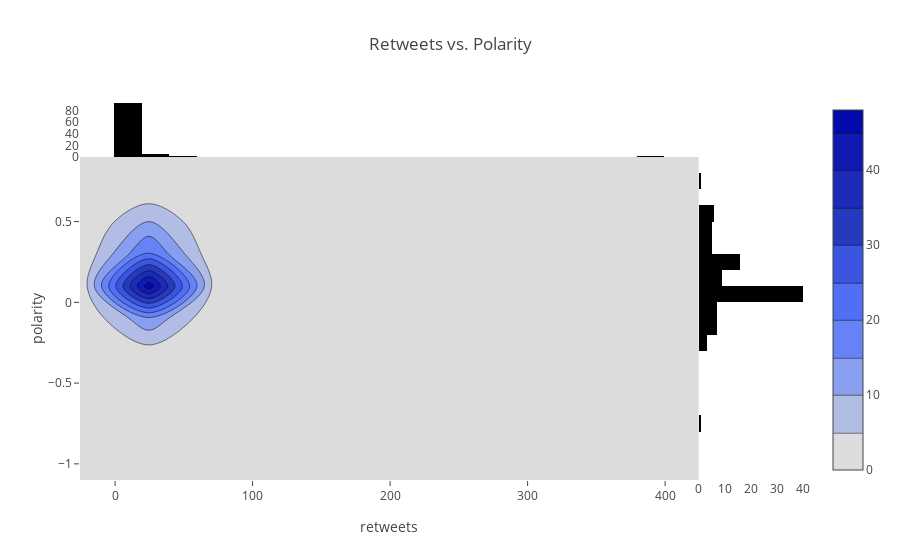

The code cell stored with this chart in its notebook:
### Markdown cell above
#### Correlation Between these Distributions (Using 2d Contour Plots)

### Code cell
fig = TwtrConvo.plots.create_contour(tweet_df)
iplot(fig)

### Figure 1 — Plotly figure (JSON) as saved in the notebook; plotly's stock layout.template omitted (floating-point values rounded to 4 significant figures)
{"data": [{"colorscale": "Blues", "reversescale": true, "type": "histogram2dcontour", "uid": "74152116-def8-451e-9146-861be46d09aa", "x": [31, 8, 15, 7, 14, 6, 4, 16, 5, 4, 11, 7, 6, 3, 7, 5, 3, 2, 8, 31, 6, 7, 2, 4, 51, 4, 4, 6, 18, 10, 6, 7, 1, 1, 4, 6, 2, 4, 1, 3, 2, 1, 31, 26, 3, 2, 3, 2, 9, 2, 3, 1, 1, 7, 1, 3, 1, 2, 8, 2, 2, 3, 1, 1, 3, 3, 4, 2, 383, 1, 2, 1, 2, 6, 1, 1, 1, 9, 3, 37, 1, 1, 3, 2, 2, 2, 1, 1, 1, 1, 3, 0, 1, 3, 8, 1, 1, 1, 1, 2], "xaxis": "x", "y": [0.15, 0.4653, 0, 0, -0.16, 0.2, 0.06667, 0.25, 0.3, 0.5, 0.1093, 0.35, -0.1604, 0, 0, 0.1306, 0, 0.2333, 0.1, 0.1833, 0, 0.2339, -0.2125, -0.0625, 0.00873, 0.085, 0.2143, 0, 0.2, 0.5, 0.08889, 0.475, 0, 0, -0.1275, 0.075, 0.3, 0.2375, 0, 0, 0, 0.0375, -0.075, -0.15, 0, 0, -0.3, 0, -0.1, 0.4143, -0.2, 0.5, 0.4333, -0.25, 0.5, 0.5083, 0.325, 0.125, 0.03929, 0.125, 0.2, 0, 0.2143, 0, 0, 0, -0.1, 0.2778, 0.4875, 0.2143, 0.25, 0, 0, 0, 0.3333, 0.5, 0.06667, 0.15, 0.075, -0.2, 0.06583, 0, 0, 0.05, 0.2121, 0, 0.2, -0.1, -0.05, 0, 0, 0.275, 0.1167, -0.05, -0.8, 0.2, -0.1607, 0.7, 0, 0], "yaxis": "y"}, {"marker": {"color": "rgba(0,0,0,1)"}, "type": "histogram", "uid": "1ee2a4e9-1b9d-45d2-a39b-43ccd57e02e4", "xaxis": "x2", "y": [0.15, 0.4653, 0, 0, -0.16, 0.2, 0.06667, 0.25, 0.3, 0.5, 0.1093, 0.35, -0.1604, 0, 0, 0.1306, 0, 0.2333, 0.1, 0.1833, 0, 0.2339, -0.2125, -0.0625, 0.00873, 0.085, 0.2143, 0, 0.2, 0.5, 0.08889, 0.475, 0, 0, -0.1275, 0.075, 0.3, 0.2375, 0, 0, 0, 0.0375, -0.075, -0.15, 0, 0, -0.3, 0, -0.1, 0.4143, -0.2, 0.5, 0.4333, -0.25, 0.5, 0.5083, 0.325, 0.125, 0.03929, 0.125, 0.2, 0, 0.2143, 0, 0, 0, -0.1, 0.2778, 0.4875, 0.2143, 0.25, 0, 0, 0, 0.3333, 0.5, 0.06667, 0.15, 0.075, -0.2, 0.06583, 0, 0, 0.05, 0.2121, 0, 0.2, -0.1, -0.05, 0, 0, 0.275, 0.1167, -0.05, -0.8, 0.2, -0.1607, 0.7, 0, 0]}, {"marker": {"color": "rgba(0,0,0,1)"}, "type": "histogram", "uid": "da51a0f8-fd38-4b7f-88c4-dbaf498099f8", "x": [31, 8, 15, 7, 14, 6, 4, 16, 5, 4, 11, 7, 6, 3, 7, 5, 3, 2, 8, 31, 6, 7, 2, 4, 51, 4, 4, 6, 18, 10, 6, 7, 1, 1, 4, 6, 2, 4, 1, 3, 2, 1, 31, 26, 3, 2, 3, 2, 9, 2, 3, 1, 1, 7, 1, 3, 1, 2, 8, 2, 2, 3, 1, 1, 3, 3, 4, 2, 383, 1, 2, 1, 2, 6, 1, 1, 1, 9, 3, 37, 1, 1, 3, 2, 2, 2, 1, 1, 1, 1, 3, 0, 1, 3, 8, 1, 1, 1, 1, 2], "yaxis": "y2"}], "layout": {"bargap": 0, "hovermode": "closest", "showlegend": false, "title": "Retweets vs. Polarity", "xaxis": {"domain": [0, 0.85], "showgrid": false, "title": "retweets", "zeroline": false}, "xaxis2": {"domain": [0.85, 1], "showgrid": false, "zeroline": false}, "yaxis": {"domain": [0, 0.85], "showgrid": false, "title": "polarity", "zeroline": false}, "yaxis2": {"domain": [0.85, 1], "showgrid": false, "zeroline": false}}}
